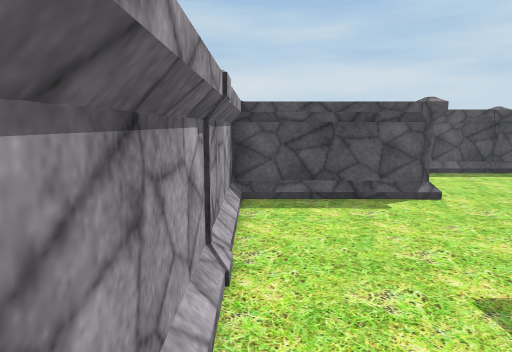
View 1 (above)

21 first-person views from a walk through a Unity game level. The camera is 1.5 m above the floor, tilts 8° down and sees 70° across. The floor is counted in squares, 1 m on a side. Each view is taken from the middle of a square. On the plan, view 1 faces up. The plan holds only what a view shows up to about 16 squares ahead; the rest is blank. The place goes on beyond the plan. Some animated figures are not drawn. Some surface patterns are stand-ins.

View 2
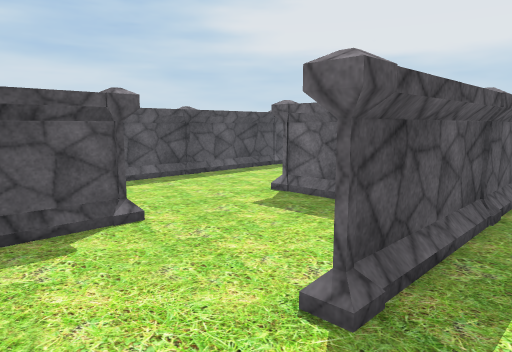

View 3
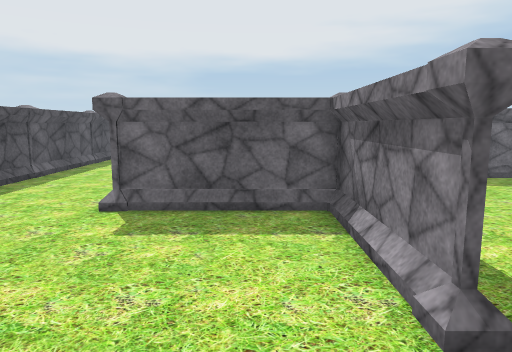

View 4
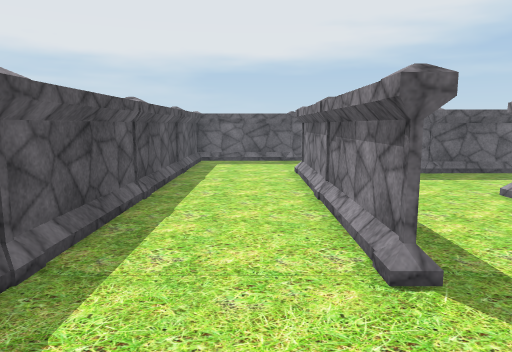

View 5
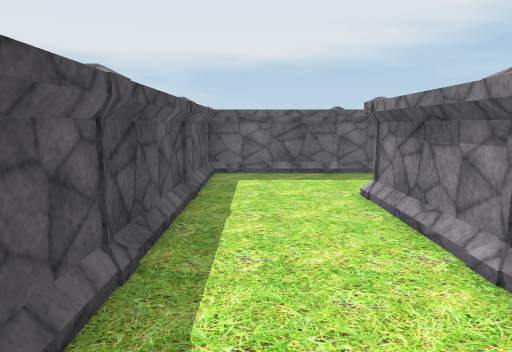

View 6
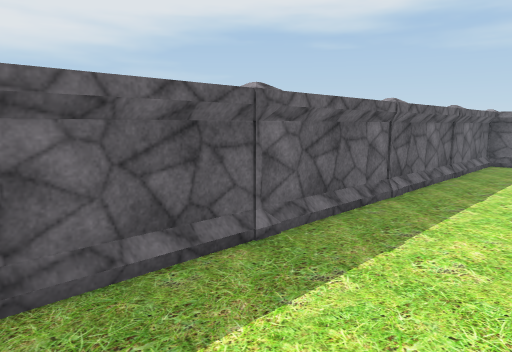

View 7
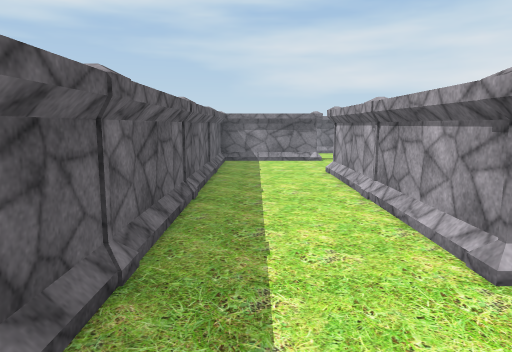

View 8
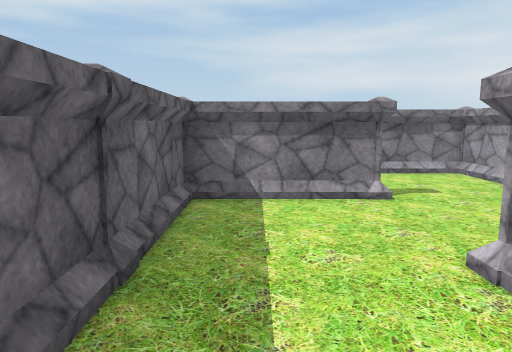

View 9
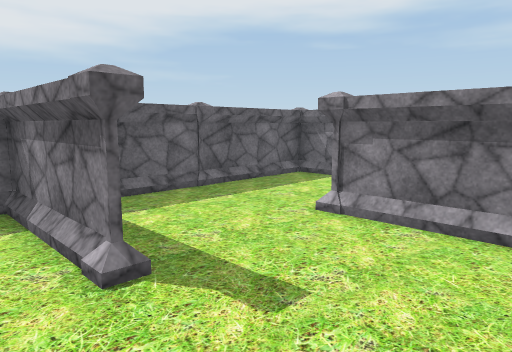

View 10
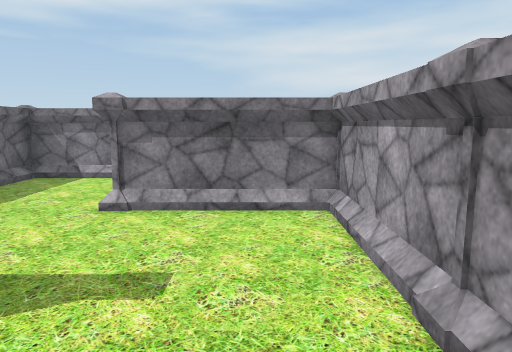

View 11
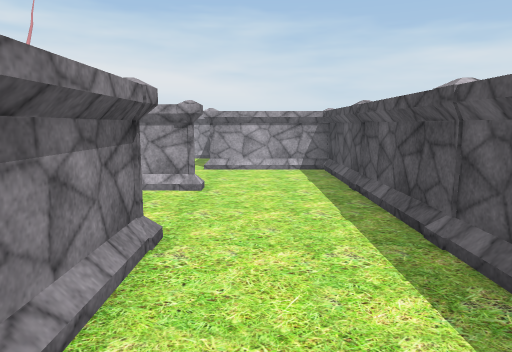

View 12
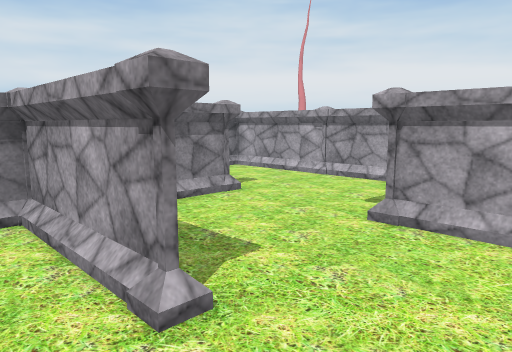

View 13
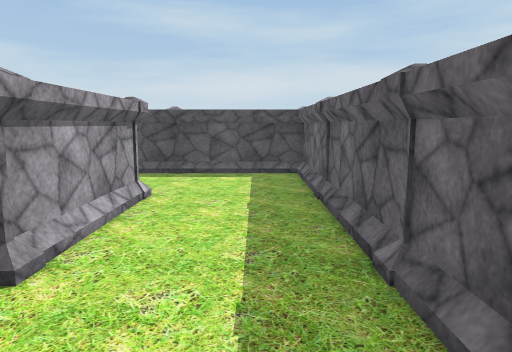

View 14
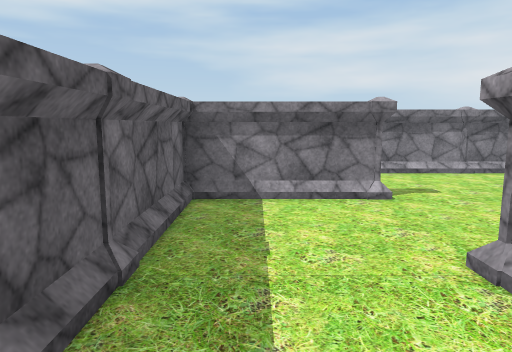

View 15
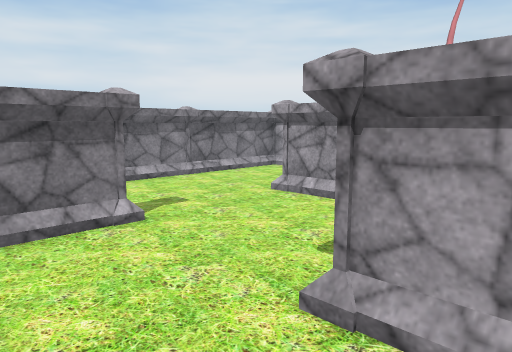

View 16
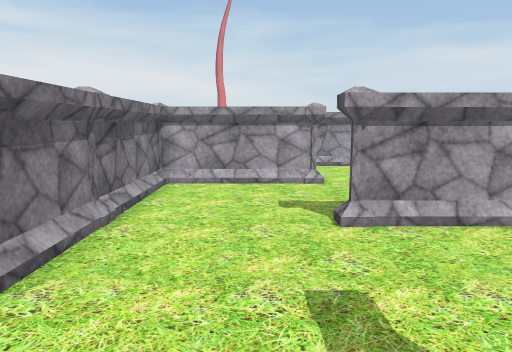

View 17
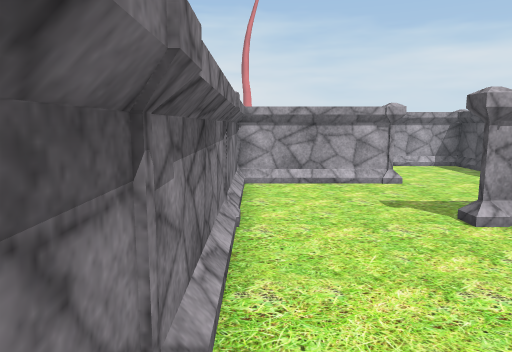

View 18
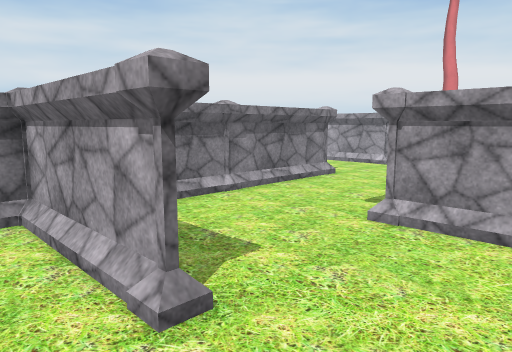

View 19
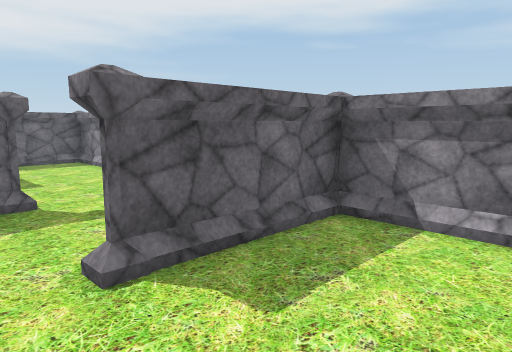

View 20
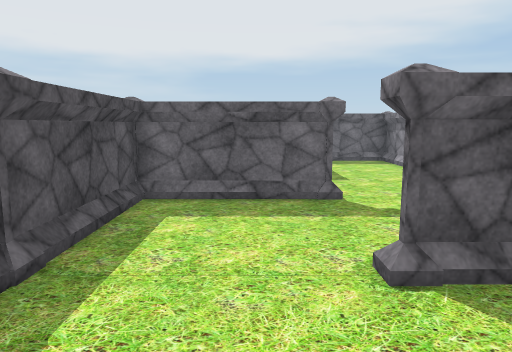

View 21
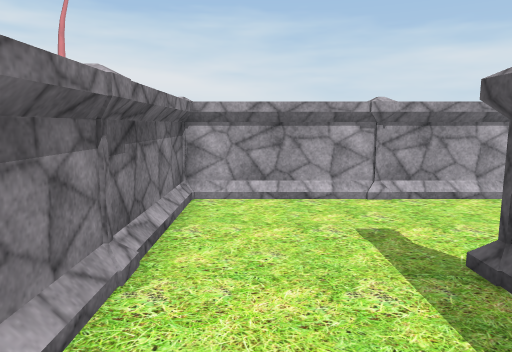

### Floor plan
Points are (right, up) in squares from view 1. A wall is a line through its corners. A room is listed if a view was taken in it or the views show most of it. See-through windows are left out.
Room 1 (view 1)
walls: (-0.5, -0.5) (0.5, -0.5)
ways out: opening at (0, 0) to room 2
objects: other object (-5, -4); pillar (-1, -4); pillar (-1, -1) to (-1, 0); pillar (3, -4); pillar (7, -5) to (8, -4)
Room 2 (views 2, 3, 4, 5, 6, 7, 8, 9, 10, 11, 12, 13, 14, 15, 16, 17, 18, 19, 20, 21)
walls: (15.5, -8.5) (19.5, -8.5); (7.5, -8.5) (11.5, -8.5) (11.5, 3.5); (15.5, -4.4) (15.5, -7.5); (3.5, -7.5) (3.5, -4.5) (-0.4, -4.5); (19.5, -4.5) (23.5, -4.5) (23.5, -1.4); (3.5, -6) (3.5, -7.6); (7.5, -0.5) (7.5, -3.6); (21.1, -12.5) (23.5, -12.5); (23.5, -7.5) (23.5, -6.4); (23.5, -11.5) (23.5, -9.4); (19.5, 0.9) (19.5, 3.5); (-0.5, -8.5) (-0.5, -12.5) (-0.5, -8.5); (10.5, 3.5) (3.6, 3.5); (7.5, 3.5) (7.5, 7.5) (7.5, 3.5); (0.5, -0.5) (5, -0.5); (23.5, 0.5) (23.5, 2.6); (3.5, 3.5) (8, 3.5); (-3, -4.5) (-4.5, -4.5) (-4.5, -7.6); (11.5, 7.5) (19.5, 7.5) (19.5, -0.5); (23.5, 4.5) (23.5, 6.6); (-5.5, -12.5) (11.5, -12.5) (11.5, -10.2); (2.5, 7.5) (-0.5, 7.5) (-0.5, 0.5); (10.6, 11.5) (8.4, 11.5); (14.5, 11.5) (12.4, 11.5); (23.5, 8.5) (23.5, 10.5); (6.6, 11.5) (4.6, 11.5); (18.5, 11.5) (16.4, 11.5); (3.5, 11.5) (3.5, 8.5); (22.4, 11.5) (20.4, 11.5)
ways out: opening at (0, 0) to room 1
objects: pillar (-5, -12); pillar (-5, -9) to (-4, -8); pillar (-1, -12); pillar (-1, -8); pillar (3, -12); pillar (3, -9) to (4, -8); pillar (3, 0); pillar (3, 3) to (3, 4); pillar (3, 7) to (4, 8); other object (3, 12) to (4, 12); pillar (7, -12); pillar (7, -9) to (7, -8); pillar (7, 0); pillar (7, 4); pillar (7, 8); pillar (7, 12) to (8, 12); other object (11, -12); pillar (11, -8); pillar (11, -4); pillar (11, 0); other object (11, 4); pillar (11, 7) to (11, 8); pillar (11, 12) to (12, 12); pillar (15, -9) to (15, -8); pillar (15, -4); pillar (15, 3) to (16, 4); pillar (15, 8); pillar (15, 12) to (16, 12); pillar (19, -8); pillar (19, -5) to (19, -4); pillar (19, -1) to (20, 0); pillar (19, 4); pillar (19, 8); pillar (19, 12) to (20, 12); other object (23, 11) to (24, 12); pillar (24, -13) to (24, -12); pillar (24, -9) to (24, -8); pillar (24, -5) to (24, -4); pillar (24, -1) to (24, 0); pillar (24, 3) to (24, 4); pillar (24, 7) to (24, 8)

Positions as (right, up) in squares from view 1, and headings:
1: (0, 0), facing up
2: (1, 2), facing up-right
3: (1, 5), facing right
4: (8, 9), facing right
5: (12, 10), facing right
6: (20, 11), facing down-right
7: (22, 11), facing down
8: (22, 3), facing down
9: (16, -3), facing down-right
10: (17, -2), facing down
11: (16, 9), facing left
12: (9, 10), facing down-left
13: (10, -8), facing up
14: (10, -1), facing down
15: (10, -3), facing down-left
16: (9, -10), facing left
17: (9, -12), facing left
18: (1, -6), facing down-left
19: (-4, -7), facing down-right
20: (-4, -7), facing right
21: (7, 1), facing left
